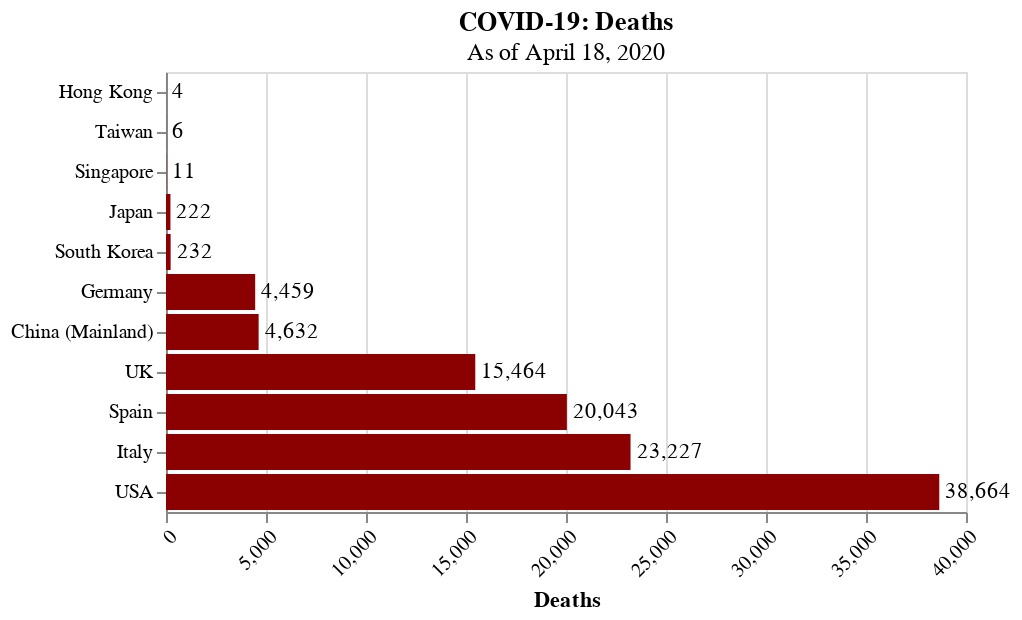

Notebook cell for this chart:
### Code cell
# Total Deaths
plot_case_qty(regions, regions.deaths, 'COVID-19: Deaths', 'Deaths', 'darkred')

### Figure 1 — Vega-Lite specification as saved in the notebook (floating-point values rounded to 4 significant figures)
{"config": {"view": {"continuousWidth": 400, "continuousHeight": 300}, "axisX": {"labelAngle": -45}, "axisY": {"title": null}, "bar": {"color": "darkred"}}, "layer": [{"mark": "bar", "encoding": {"x": {"type": "quantitative", "field": "Deaths"}, "y": {"type": "ordinal", "field": "Region", "sort": "x"}}, "title": {"text": "COVID-19: Deaths", "subtitle": "As of April 18, 2020"}}, {"mark": {"type": "text", "align": "left", "baseline": "middle", "dx": 3}, "encoding": {"text": {"type": "quantitative", "field": "Deaths", "format": ","}, "x": {"type": "quantitative", "field": "Deaths"}, "y": {"type": "ordinal", "field": "Region", "sort": "x"}}, "title": {"text": "COVID-19: Deaths", "subtitle": "As of April 18, 2020"}}], "data": {"name": "data-81e58e21bb513a17e6df84172c93a754"}, "$schema": "https://vega.github.io/schema/vega-lite/v4.8.1.json", "datasets": {"data-81e58e21bb513a17e6df84172c93a754": [{"Region": "Taiwan", "Deaths": 6}, {"Region": "Singapore", "Deaths": 11}, {"Region": "Hong Kong", "Deaths": 4}, {"Region": "South Korea", "Deaths": 232}, {"Region": "Japan", "Deaths": 222}, {"Region": "China (Mainland)", "Deaths": 4632}, {"Region": "USA", "Deaths": 38664}, {"Region": "Italy", "Deaths": 23227}, {"Region": "Germany", "Deaths": 4459}, {"Region": "Spain", "Deaths": 20043}, {"Region": "UK", "Deaths": 15464}]}}
